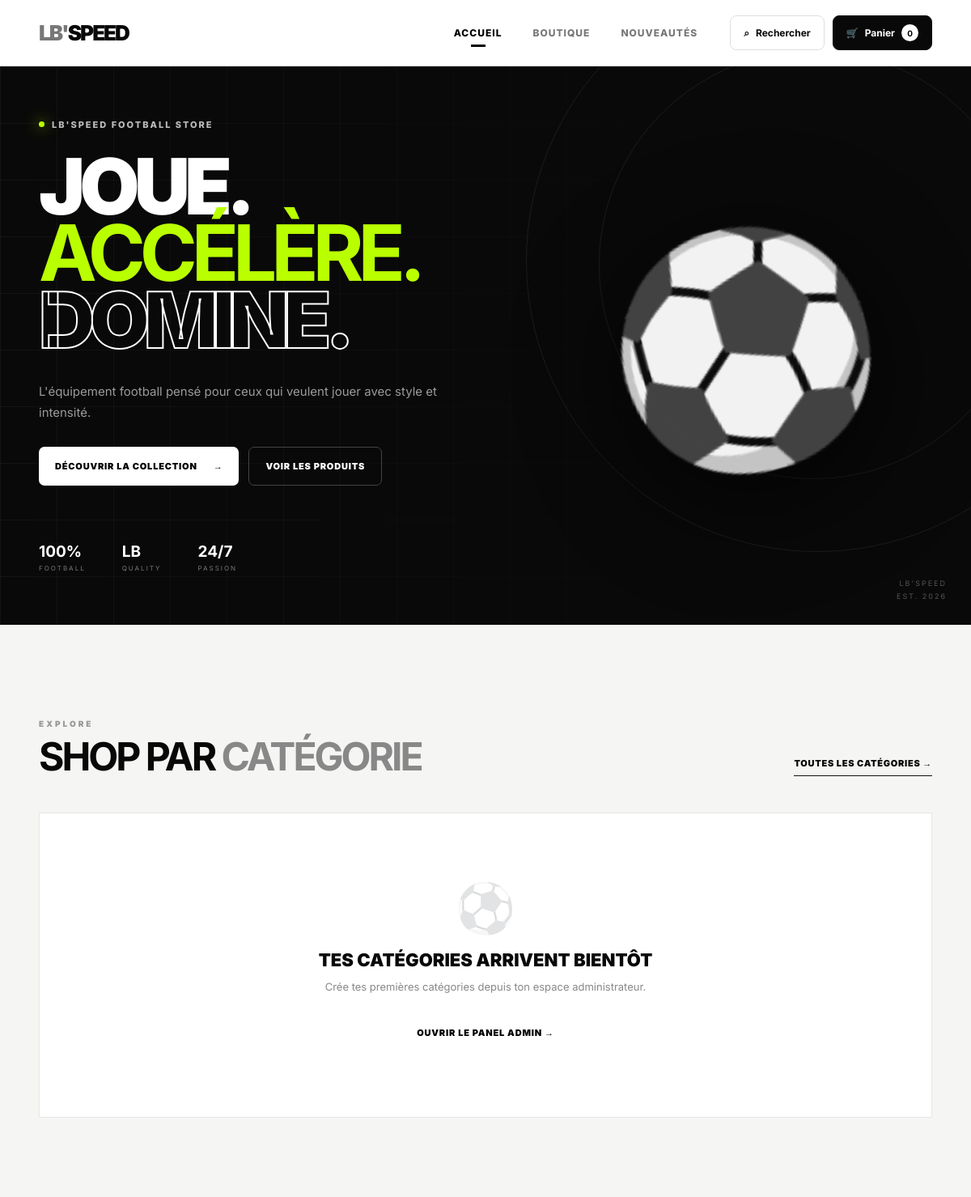
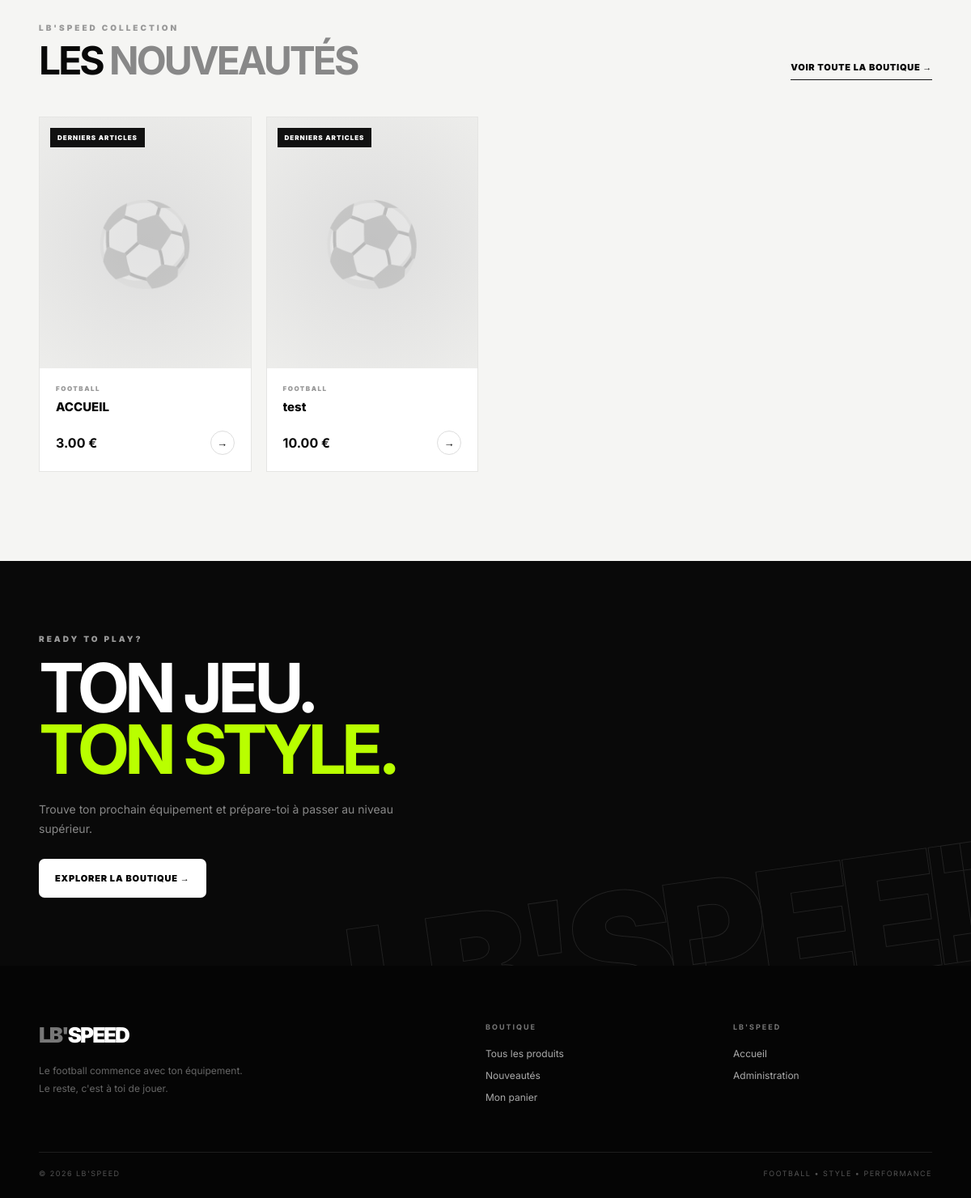
The page / on the database its author committed (2 pictures, top to bottom).
### tables this page shows
CREATE TABLE products (
            id INTEGER PRIMARY KEY AUTOINCREMENT,
            name TEXT NOT NULL,
            description TEXT DEFAULT '',
            price REAL NOT NULL DEFAULT 0,
            stock INTEGER NOT NULL DEFAULT 0,
            image TEXT DEFAULT '',
            category_id INTEGER,
            created_at TIMESTAMP DEFAULT CURRENT_TIMESTAMP, discount_percent REAL NOT NULL DEFAULT 0, promotion_active INTEGER NOT NULL DEFAULT 0, promotion_discount REAL NOT NULL DEFAULT 0,

            FOREIGN KEY (category_id)
            REFERENCES categories(id)
            ON DELETE SET NULL
        );

### app.py (the view)
@app.route("/")
def index():
    db = get_db()
    products = db.execute("""
        SELECT
            p.*,
            c.name AS category_name
        FROM products p
        LEFT JOIN categories c
            ON c.id = p.category_id
        ORDER BY p.id DESC
        LIMIT 12
    """).fetchall()
    categories = db.execute("""
        SELECT *
        FROM categories
        ORDER BY name
    """).fetchall()
    db.close()
    return render_template(
        "index.html",
        products=products,
        categories=categories
    )

### app.py (called while the page is built, shortened)
@app.context_processor
def global_variables():
    cart = session.get(
        "cart",
        {}
    )
    cart_count = 0
    return {
        "cart_count": cart_count,
        "minimum_commande": MINIMUM_COMMANDE,
        "product_final_price": product_final_price
    }

### database.py (called while the page is built)
def get_db():
    db = sqlite3.connect(
        DATABASE
    )
    db.row_factory = sqlite3.Row
    db.execute(
        "PRAGMA foreign_keys = ON"
    )
    return db

### templates/index.html (shortened to what this page needs)
<!DOCTYPE html>
<html lang="fr">
<head>
    <link rel="stylesheet"
          href="{{ url_for('static', filename='css/style.css') }}">
</head>
<body>
<header class="header">
    <div class="header-inner">
        <a href="/" class="brand">
            <span>LB'</span>SPEED
        </a>
        <nav class="navigation">
            <a href="/" class="active">Accueil</a>
            <a href="/boutique">Boutique</a>
            <a href="/boutique">Nouveautés</a>
        </nav>
        <div class="header-actions">
            <a href="/boutique" class="search-button">
                <span>⌕</span>
                <span>Rechercher</span>
            </a>
            <a href="/panier" class="cart-button">
                <span class="cart-icon">🛒</span>
                <span>Panier</span>
                <b>{{ cart_count }}</b>
            </a>
        </div>
    </div>
</header>
<main>
<section class="hero">
    <div class="hero-background">
        <div class="hero-circle circle-one"></div>
        <div class="hero-circle circle-two"></div>
        <div class="hero-grid"></div>
    </div>
    <div class="hero-content">
        <div class="hero-badge">
            <span></span>
            LB'SPEED FOOTBALL STORE
        </div>
        <h1>
            JOUE.
            <br>
            <strong>ACCÉLÈRE.</strong>
            <br>
            <em>DOMINE.</em>
        </h1>
        <p>
            L'équipement football pensé pour ceux qui veulent
            jouer avec style et intensité.
        </p>
        <div class="hero-buttons">
            <a href="/boutique" class="primary-button">
                Découvrir la collection
                <span>→</span>
            </a>
            <a href="/boutique" class="secondary-button">
                Voir les produits
            </a>
        </div>
        <div class="hero-stats">
            <div>
                <strong>100%</strong>
                <span>FOOTBALL</span>
            </div>
            <div>
                <strong>LB</strong>
                <span>QUALITY</span>
            </div>
            <div>
                <strong>24/7</strong>
                <span>PASSION</span>
            </div>
        </div>
    </div>
    <div class="hero-ball">
        ⚽
    </div>
    <div class="hero-label">
        <span>LB'SPEED</span>
        <span>EST. 2026</span>
    </div>
</section>
<section class="section categories-section">
    <div class="section-top">
        <div>
            <span class="eyebrow">EXPLORE</span>
            <h2>SHOP PAR <strong>CATÉGORIE</strong></h2>
        </div>
        <a href="/boutique" class="view-all">
            Toutes les catégories →
        </a>
    </div>
    {% if categories %}
    <div class="categories-grid">
        {% for category in categories %}
        <a href="/boutique?category={{ category.slug }}"
           class="category-card">
            <div class="category-number">
                0{{ loop.index }}
            </div>
            <div class="category-icon">
                ⚽
            </div>
            <div class="category-content">
                <span>LB'SPEED</span>
                <h3>{{ category.name }}</h3>
            </div>
            <div class="category-arrow">
                →
            </div>
        </a>
        {% endfor %}
    </div>
    {% else %}
    <div class="empty-box">
        <div class="empty-icon">⚽</div>
        <h3>TES CATÉGORIES ARRIVENT BIENTÔT</h3>
        <p>
            Crée tes premières catégories depuis ton espace administrateur.
        </p>
        <a href="/admin/categories" class="primary-button">
            Ouvrir le panel admin →
        </a>
    </div>
    {% endif %}
</section>
<section class="section products-section">
    <div class="section-top">
        <div>
            <span class="eyebrow">LB'SPEED COLLECTION</span>
            <h2>LES <strong>NOUVEAUTÉS</strong></h2>
        </div>
        <a href="/boutique" class="view-all">
            Voir toute la boutique →
        </a>
    </div>
    {% if products %}
    <div class="products-grid">
        {% for product in products %}
        <a href="/produit/{{ product.id }}" class="product-card">
            <div class="product-visual">
                {% if product.image %}
                    <img src="{{ product.image }}"
                         alt="{{ product.name }}">
                {% else %}
                    <div class="product-placeholder">
                        <span>⚽</span>
                    </div>
                {% endif %}
                {% if product.stock <= 0 %}
                    <span class="stock-badge sold-out">
                        RUPTURE
                    </span>
                {% elif product.stock <= 5 %}
                    <span class="stock-badge">
                        DERNIERS ARTICLES
                    </span>
                {% endif %}
            </div>
            <div class="product-details">
                <div class="product-category">
                    {{ product.category_name or "FOOTBALL" }}
                </div>
                <h3>{{ product.name }}</h3>
                <div class="product-bottom">
                    <strong>
                        {{ "%.2f"|format(product.price) }} €
                    </strong>
                    <span>→</span>
                </div>
            </div>
        </a>
        {% endfor %}
    </div>
    {% endif %}
</section>
<section class="cta-section">
    <div class="cta-decoration">
    </div>
    <div class="cta-content">
        <span class="eyebrow">READY TO PLAY?</span>
        <h2>
            TON JEU.
            <br>
            <strong>TON STYLE.</strong>
        </h2>
        <p>
            Trouve ton prochain équipement et prépare-toi
            à passer au niveau supérieur.
        </p>
        <a href="/boutique" class="white-button">
            Explorer la boutique →
        </a>
    </div>
</section>
<footer class="footer">
    <div class="footer-main">
        <div class="footer-brand">
            <a href="/" class="brand">
                <span>LB'</span>SPEED
            </a>
            <p>
                Le football commence avec ton équipement.
                <br>
                Le reste, c'est à toi de jouer.
            </p>
        </div>
        <div class="footer-column">
            <h4>BOUTIQUE</h4>
            <a href="/boutique">Tous les produits</a>
            <a href="/boutique">Nouveautés</a>
            <a href="/panier">Mon panier</a>
        </div>
        <div class="footer-column">
            <h4>LB'SPEED</h4>
            <a href="/">Accueil</a>
            <a href="/admin">Administration</a>
        </div>
    </div>
    <div class="footer-bottom">
        <span>© 2026 LB'SPEED</span>
        <span>FOOTBALL • STYLE • PERFORMANCE</span>
    </div>
</footer>
</main>
</body>
</html>

### rows shown on the page
products: stock "DERNIERS ARTICLES", category_name "FOOTBALL", name "ACCUEIL", price "3.00"
products: stock "DERNIERS ARTICLES", category_name "FOOTBALL", name "test", price "10.00"

### other values the page prints
{{ cart_count }} "0"
